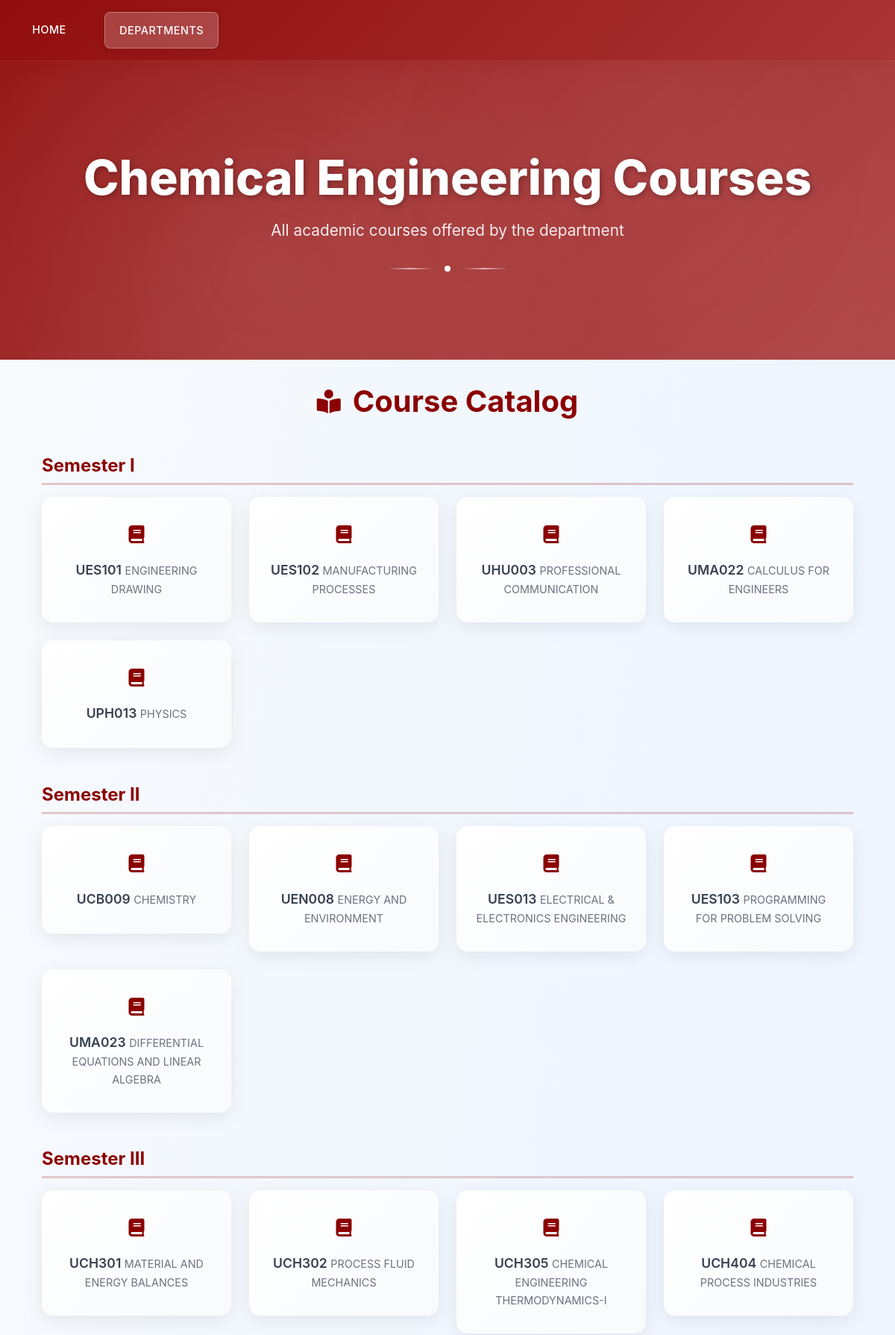
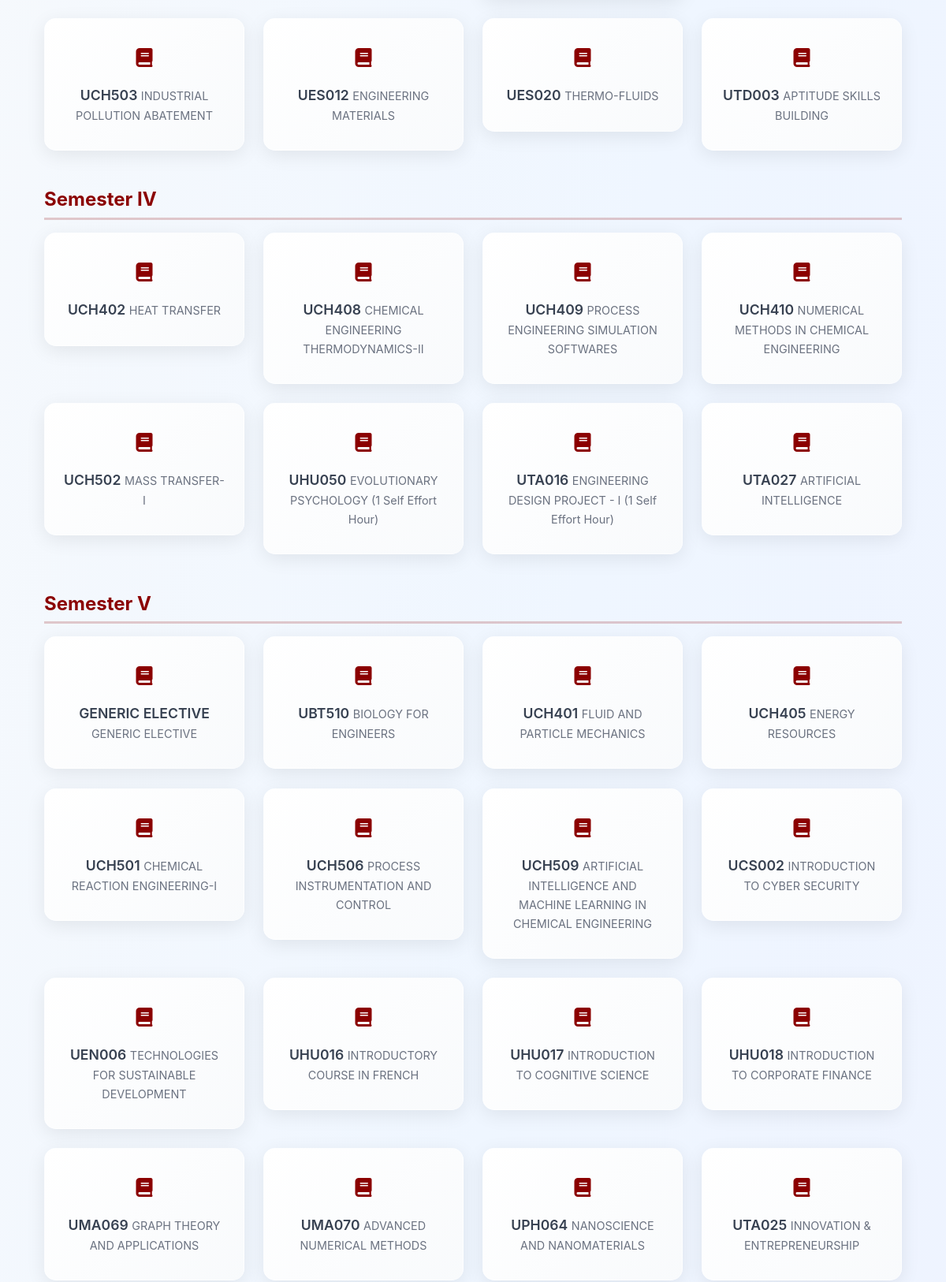
Page /course.php?department_id=2 (upper part) on the committed database (2 pictures, top to bottom).
### tables this page shows
CREATE TABLE `departments` (
  `id` int(11) NOT NULL,
  `department_name` varchar(255) NOT NULL
);

CREATE TABLE `courses` (
  `course_id` int(11) NOT NULL,
  `department_id` int(11) NOT NULL,
  `course_code` varchar(50) NOT NULL,
  `course_name` varchar(255) NOT NULL,
  `semester` enum('I','II','III','IV','V','VI','VII','VIII') NOT NULL,
  `course_type` varchar(10) DEFAULT NULL,
  `lectures` int(11) DEFAULT NULL,
  `tutorials` int(11) DEFAULT NULL,
  `practicals` int(11) DEFAULT NULL,
  `credits` decimal(3,1) DEFAULT NULL
);

### course.php (the view, shortened to what this page needs)
<?php
require_once 'db.php';
function e($s) {
    return htmlspecialchars($s ?? '', ENT_QUOTES | ENT_SUBSTITUTE, 'UTF-8');
}
$departmentId = filter_input(INPUT_GET, 'department_id', FILTER_VALIDATE_INT);
$deptName = "Courses";
$stmt = $pdo->prepare("SELECT department_name FROM departments WHERE id = :id");
$stmt->execute([':id' => $departmentId]);
$department = $stmt->fetch(PDO::FETCH_ASSOC);
if ($department) {
    $deptName = e($department['department_name']) . " Courses";
} else {
    header('Location: departments.php');
    exit;
}
$stmt = $pdo->prepare("
    SELECT
        course_code,
        course_name,
        semester
    FROM courses
    WHERE department_id = :department_id
    ORDER BY semester ASC, course_code ASC
");
$stmt->execute([':department_id' => $departmentId]);
$courses = $stmt->fetchAll(PDO::FETCH_ASSOC);
$courses_by_semester = [];
foreach ($courses as $course) {
    $courses_by_semester[$course['semester']][] = $course;
}
?>
<!DOCTYPE html>
<html lang="en">
<head>
  <link href="https://cdn.jsdelivr.net/npm/bootstrap@5.3.2/dist/css/bootstrap.min.css" rel="stylesheet">
  <script src="https://cdn.tailwindcss.com"></script>
  <link rel="stylesheet" href="styles.css">
  <link href="https://cdnjs.cloudflare.com/ajax/libs/font-awesome/6.0.0/css/all.min.css" rel="stylesheet">
  <link href="https://unpkg.com/aos@2.3.1/dist/aos.css" rel="stylesheet">
</head>
<body class="font-poppins bg-gradient-to-br from-slate-50 via-blue-50 to-indigo-50">
  <nav class="creative-nav">
    <div class="max-w-7xl mx-auto px-4">
      <div class="flex justify-between items-center py-3">
        <div class="flex space-x-8">
          <a href="index.php" class="nav-item">HOME</a>
          <a href="department.php" class="nav-item active">DEPARTMENTS</a>
        </div>
      </div>
    </div>
  </nav>
  <section class="hero-section">
    <div class="hero-content">
      <h1 class="hero-title"><?php echo $deptName; ?></h1>
      <p class="hero-subtitle">All academic courses offered by the department</p>
      <div class="hero-decoration">
        <div class="decoration-line"></div>
        <div class="decoration-dot"></div>
        <div class="decoration-line"></div>
      </div>
    </div>
  </section>
  <section class="main-content py-8">
    <div class="max-w-7xl mx-auto px-4">
      <h2 class="section-title" data-aos="fade-up">
        <i class="fas fa-book-open-reader"></i> Course Catalog
      </h2>
      <?php if (empty($courses)): ?>
        <div class="text-center text-muted py-8">
          No courses found for this department (ID: <?php echo $departmentId; ?>).
        </div>
      <?php else: ?>
        <?php
        foreach ($courses_by_semester as $semester => $semester_courses):
        ?>
            <h3 class="course-semester-title" data-aos="fade-up">
                Semester <?php echo e($semester); ?>
            </h3>
            <div class="departments-grid" id="coursesGrid">
                <?php foreach ($semester_courses as $course): ?>
                    <?php
                        $urlCourseName = urlencode($course['course_name']);
                        $urlCourseCode = urlencode($course['course_code']);
                        $facultyLink = "faculty.php?course_name={$urlCourseName}&course_code={$urlCourseCode}&department_id={$departmentId}";
                    ?>
                    <a href="<?php echo $facultyLink; ?>" class="course-link">
                        <div class="dept-card" data-aos="zoom-in" data-aos-delay="100">
                            <div class="dept-icon">
                                <i class="fas fa-book"></i>
                            </div>
                            <div class="dept-main">
                                <span class="course-code"><?php echo e($course['course_code']); ?></span>
                                <span class="course-name"><?php echo e($course['course_name']); ?></span>
                            </div>
                        </div>
                    </a>
                <?php endforeach; ?>
            </div>
        <?php endforeach; ?>
      <?php endif; ?>
    </div>
  </section>
</body>
</html>

### styles.css (style rules this page uses)
* { margin: 0; padding: 0; box-sizing: border-box; }
body { font-family: 'Poppins', -apple-system, BlinkMacSystemFont, 'Segoe UI', Roboto, sans-serif; background: linear-gradient(135deg, #f8fafc 0%, #e0e7ef 50%, #f0f4f8 100%); color: #2d3748; line-height: 1.6; overflow-x: hidden; position: relative; min-height: 100vh; }
.creative-nav { background: linear-gradient(135deg, rgba(139, 0, 0, 0.95) 0%, rgba(165, 42, 42, 0.95) 100%); backdrop-filter: blur(10px); border-bottom: 1px solid rgba(255, 255, 255, 0.1); box-shadow: 0 4px 20px rgba(139, 0, 0, 0.2); position: relative; overflow: hidden; }
.creative-nav::before { content: ''; position: absolute; top: 0; left: -100%; width: 100%; height: 100%; background: linear-gradient(90deg, transparent, rgba(255, 255, 255, 0.1), transparent); animation: navShimmer 8s infinite; }
.nav-item { color: white; text-decoration: none; font-weight: 500; font-size: 0.9rem; padding: 0.8rem 1.2rem; border-radius: 8px; transition: all 0.3s cubic-bezier(0.4, 0, 0.2, 1); position: relative; overflow: hidden; letter-spacing: 0.5px; white-space: nowrap; flex-shrink: 0; }
.nav-item::before { content: ''; position: absolute; top: 0; left: -100%; width: 100%; height: 100%; background: linear-gradient(90deg, transparent, rgba(255, 255, 255, 0.2), transparent); transition: left 0.5s ease; }
.nav-item.active { background: rgba(255, 255, 255, 0.2); border: 1px solid rgba(255, 255, 255, 0.3); box-shadow: 0 2px 8px rgba(0, 0, 0, 0.1); }
.hero-section { position: relative; height: 400px; background: linear-gradient(135deg, rgba(139, 0, 0, 0.9) 0%, rgba(165, 42, 42, 0.85) 100%); display: flex; align-items: center; justify-content: center; overflow: hidden; }
.hero-section::before { content: ''; position: absolute; top: 0; left: 0; right: 0; bottom: 0; background: radial-gradient(circle at 30% 70%, rgba(255, 255, 255, 0.1) 0%, transparent 50%), radial-gradient(circle at 70% 30%, rgba(255, 255, 255, 0.05) 0%, transparent 50%); animation: heroGlow 10s ease-in-out infinite; }
.hero-content { text-align: center; color: white; z-index: 2; position: relative; }
.hero-title { font-size: 4rem; font-weight: 800; margin-bottom: 1rem; text-shadow: 2px 2px 8px rgba(0, 0, 0, 0.3); animation: titleFloat 6s ease-in-out infinite; }
.hero-subtitle { font-size: 1.3rem; font-weight: 400; opacity: 0.9; margin-bottom: 2rem; animation: fadeInUp 1s ease-out 0.5s both; }
.hero-decoration { display: flex; align-items: center; justify-content: center; gap: 1rem; margin-top: 2rem; }
.decoration-line { width: 60px; height: 2px; background: linear-gradient(90deg, transparent, rgba(255, 255, 255, 0.6), transparent); animation: lineGlow 3s ease-in-out infinite; }
.decoration-dot { width: 8px; height: 8px; background: white; border-radius: 50%; animation: dotPulse 2s ease-in-out infinite; }
.main-content { padding: 4rem 2rem; max-width: 1200px; margin: 0 auto; width: 100%; }
.section-title { font-size: 2.5rem; font-weight: 700; color: #8B0000; margin-bottom: 3rem; display: flex; align-items: center; justify-content: center; gap: 1rem; }
.section-title i { font-size: 2rem; animation: iconBounce 2s ease-in-out infinite; }
.departments-grid { display: grid; grid-template-columns: repeat(auto-fit, minmax(250px, 1fr)); gap: 1.5rem; margin-bottom: 3rem; }
.dept-card { background: linear-gradient(135deg, rgba(255, 255, 255, 0.95) 0%, rgba(248, 250, 252, 0.95) 100%); backdrop-filter: blur(10px); border-radius: 15px; padding: 2rem 1.5rem; text-align: center; cursor: pointer; position: relative; overflow: hidden; transition: all 0.4s cubic-bezier(0.4, 0, 0.2, 1); box-shadow: 0 6px 25px rgba(0, 0, 0, 0.08); border: 1px solid rgba(255, 255, 255, 0.3); min-height: 140px; display: flex; flex-direction: column; align-items: center; justify-content: center; }
.dept-card::before { content: ''; position: absolute; top: 0; left: 0; right: 0; height: 3px; background: linear-gradient(90deg, #8B0000, #A52A2A, #8B0000); transform: scaleX(0); transition: transform 0.3s ease; }
.dept-icon { font-size: 1.5rem; color: #8B0000; margin-bottom: 1rem; transition: all 0.3s ease; }
[data-aos] { opacity: 0; transform: translateY(30px); transition: all 0.6s ease; }
[data-aos].aos-animate { opacity: 1; transform: translateY(0); }

### rows in the picture
departments: department_name "Chemical Engineering Courses"
courses: course_code "UES101", course_name "ENGINEERING DRAWING"
courses: course_code "UES102", course_name "MANUFACTURING PROCESSES"
courses: course_code "UHU003", course_name "PROFESSIONAL COMMUNICATION"
courses: course_code "UMA022", course_name "CALCULUS FOR ENGINEERS"
courses: course_code "UPH013", course_name "PHYSICS"
courses: course_code "UCB009", course_name "CHEMISTRY"
courses: course_code "UEN008", course_name "ENERGY AND ENVIRONMENT"
courses: course_code "UES013", course_name "ELECTRICAL & ELECTRONICS ENGINEERING"
courses: course_code "UES103", course_name "PROGRAMMING FOR PROBLEM SOLVING"
courses: course_code "UMA023", course_name "DIFFERENTIAL EQUATIONS AND LINEAR ALGEBRA"
courses: course_code "UCH301", course_name "MATERIAL AND ENERGY BALANCES"
courses: course_code "UCH302", course_name "PROCESS FLUID MECHANICS"
courses: course_code "UCH305", course_name "CHEMICAL ENGINEERING THERMODYNAMICS-I"
courses: course_code "UCH404", course_name "CHEMICAL PROCESS INDUSTRIES"
courses: course_code "UCH503", course_name "INDUSTRIAL POLLUTION ABATEMENT"
courses: course_code "UES012", course_name "ENGINEERING MATERIALS"
courses: course_code "UES020", course_name "THERMO-FLUIDS"
courses: course_code "UTD003", course_name "APTITUDE SKILLS BUILDING"
courses: course_code "UCH402", course_name "HEAT TRANSFER"
courses: course_code "UCH408", course_name "CHEMICAL ENGINEERING THERMODYNAMICS-II"
courses: course_code "UCH409", course_name "PROCESS ENGINEERING SIMULATION SOFTWARES"
courses: course_code "UCH410", course_name "NUMERICAL METHODS IN CHEMICAL ENGINEERING"
courses: course_code "UCH502", course_name "MASS TRANSFER-I"
courses: course_code "UHU050", course_name "EVOLUTIONARY PSYCHOLOGY (1 Self Effort Hour)"
courses: course_code "UTA016", course_name "ENGINEERING DESIGN PROJECT - I (1 Self Effort Hour)"
courses: course_code "UTA027", course_name "ARTIFICIAL INTELLIGENCE"
courses: course_code "GENERIC ELECTIVE", course_name "GENERIC ELECTIVE"
courses: course_code "UBT510", course_name "BIOLOGY FOR ENGINEERS"
courses: course_code "UCH401", course_name "FLUID AND PARTICLE MECHANICS"
courses: course_code "UCH405", course_name "ENERGY RESOURCES"
courses: course_code "UCH501", course_name "CHEMICAL REACTION ENGINEERING-I"
courses: course_code "UCH506", course_name "PROCESS INSTRUMENTATION AND CONTROL"
courses: course_code "UCH509", course_name "ARTIFICIAL INTELLIGENCE AND MACHINE LEARNING IN CHEMICAL ENGINEERING"
courses: course_code "UCS002", course_name "INTRODUCTION TO CYBER SECURITY"
courses: course_code "UEN006", course_name "TECHNOLOGIES FOR SUSTAINABLE DEVELOPMENT"
courses: course_code "UHU016", course_name "INTRODUCTORY COURSE IN FRENCH"
courses: course_code "UHU017", course_name "INTRODUCTION TO COGNITIVE SCIENCE"
courses: course_code "UHU018", course_name "INTRODUCTION TO CORPORATE FINANCE"
courses: course_code "UMA069", course_name "GRAPH THEORY AND APPLICATIONS"
courses: course_code "UMA070", course_name "ADVANCED NUMERICAL METHODS"
courses: course_code "UPH064", course_name "NANOSCIENCE AND NANOMATERIALS"
courses: course_code "UTA025", course_name "INNOVATION & ENTREPRENEURSHIP"

### other values in the picture
$semester "I"
$semester "II"
$semester "III"
$semester "IV"
$semester "V"
